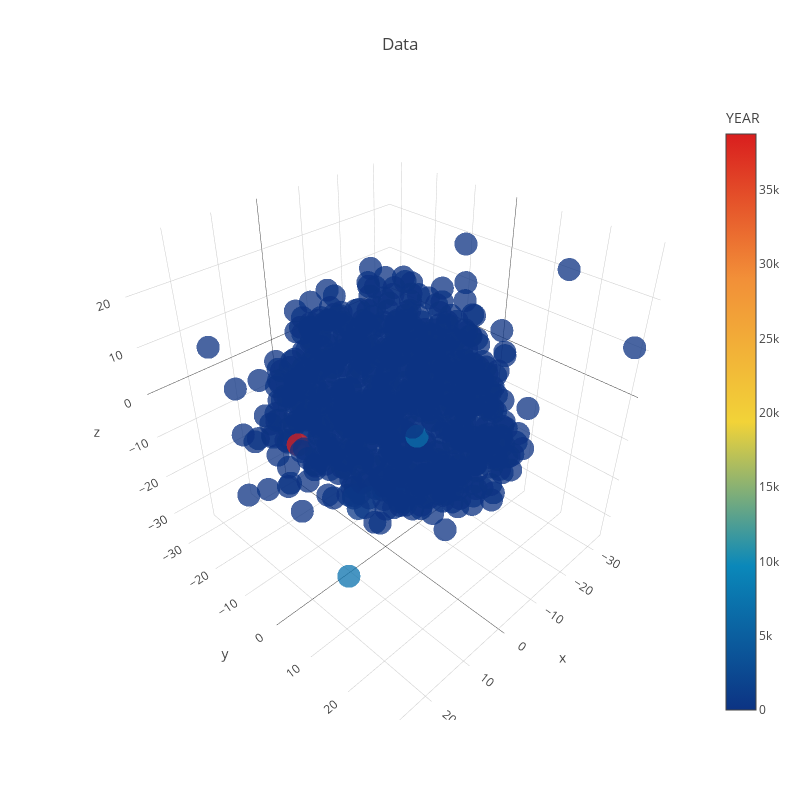

The code cell stored with this chart in its notebook:
### Code cell
trace1 = go.Scatter3d(
    x=tsne_results[:,0],
    y=tsne_results[:,1],
    z=tsne_results[:,2],
    mode='markers',
    marker=dict(
        sizemode='diameter',
        color = df['PSALES'].values,
        colorscale = 'Portland',
        colorbar = dict(title = 'YEAR'),
        line=dict(color='rgb(255, 255, 255)'),
        opacity=0.75
    )
)

data=[trace1]
layout=dict(height=800, width=800, title='Data')
fig=dict(data=data, layout=layout)
py.iplot(fig, filename='3DBubble')

### Figure 1 — Plotly figure (JSON) as saved in the notebook; plotly's stock layout.template omitted (floating-point values rounded to 4 significant figures; data arrays with more than 128 entries replaced by an {"elided": "..."} marker saying what was removed)
{"data": [{"marker": {"color": {"elided": "697 float values"}, "colorbar": {"title": "YEAR"}, "colorscale": "Portland", "line": {"color": "rgb(255, 255, 255)"}, "opacity": 0.75, "sizemode": "diameter"}, "mode": "markers", "type": "scatter3d", "x": {"elided": "697 float values"}, "y": {"elided": "697 float values"}, "z": {"elided": "697 float values"}}], "layout": {"height": 800, "title": "Data", "width": 800}}
